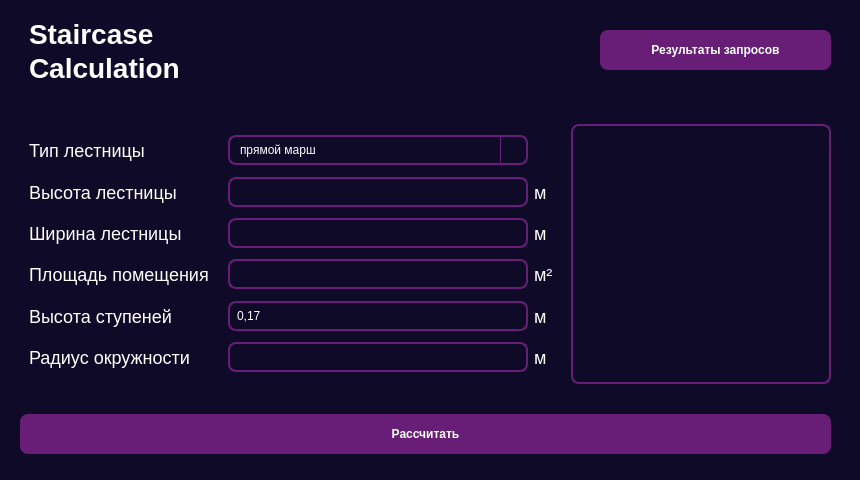
<?xml version="1.0" encoding="UTF-8"?>
<ui version="4.0">
 <class>MainWindow</class>
 <widget class="QMainWindow" name="MainWindow">
  <property name="geometry">
   <rect>
    <x>0</x>
    <y>0</y>
    <width>860</width>
    <height>480</height>
   </rect>
  </property>
  <property name="minimumSize">
   <size>
    <width>860</width>
    <height>480</height>
   </size>
  </property>
  <property name="maximumSize">
   <size>
    <width>860</width>
    <height>480</height>
   </size>
  </property>
  <property name="windowTitle">
   <string>Staircase Calculation</string>
  </property>
  <property name="styleSheet">
   <string notr="true">font: 16px &quot;Comic Sans MS&quot;;

color: white;

background-color: #100A29;</string>
  </property>
  <widget class="QWidget" name="centralwidget">
   <property name="styleSheet">
    <string notr="true"/>
   </property>
   <widget class="QWidget" name="layoutWidget">
    <property name="geometry">
     <rect>
      <x>20</x>
      <y>100</y>
      <width>811</width>
      <height>380</height>
     </rect>
    </property>
    <layout class="QVBoxLayout" name="verticalLayout_2">
     <item>
      <layout class="QHBoxLayout" name="horizontalLayout_5">
       <property name="spacing">
        <number>3</number>
       </property>
       <item>
        <widget class="QFrame" name="balance_frame">
         <property name="styleSheet">
          <string notr="true"/>
         </property>
         <layout class="QVBoxLayout" name="verticalLayout">
          <item>
           <layout class="QHBoxLayout" name="stair_type_frame">
            <item>
             <widget class="QLabel" name="stair_type_label">
              <property name="styleSheet">
               <string notr="true">font-size: 18px;
border: none;</string>
              </property>
              <property name="text">
               <string>Тип лестницы</string>
              </property>
             </widget>
            </item>
            <item>
             <widget class="QComboBox" name="stair_type">
              <property name="enabled">
               <bool>true</bool>
              </property>
              <property name="minimumSize">
               <size>
                <width>300</width>
                <height>0</height>
               </size>
              </property>
              <property name="maximumSize">
               <size>
                <width>300</width>
                <height>16777215</height>
               </size>
              </property>
              <property name="cursor">
               <cursorShape>PointingHandCursor</cursorShape>
              </property>
              <property name="styleSheet">
               <string notr="true">/* Основной стиль ComboBox */
QComboBox {
    border: 2px solid #681E76;
    border-radius: 8px;
    padding: 5px 25px 5px 10px;
    selection-background-color: #C33278;
    selection-color: white;
}

/* Область стрелки */
QComboBox::drop-down {
    subcontrol-origin: padding;
    subcontrol-position: right center;
    width: 25px;
    border-left: 1px solid #681E76;
}

/* Unicode-стрелка с сохранением оформления */
QComboBox::down-arrow {
    image: url(:/icon/arrow.png);
    width: 16px;
    height: 16px;
}

/* Состояние при фокусе */
QComboBox:focus {
    border-color: #C33278;
}

/* Выпадающий список */
QComboBox QAbstractItemView {
    border: 2px solid #681E76;
    selection-background-color: #C33278;
}</string>
              </property>
              <item>
               <property name="text">
                <string>прямой марш</string>
               </property>
              </item>
              <item>
               <property name="text">
                <string>два прямых маршей</string>
               </property>
              </item>
              <item>
               <property name="text">
                <string>угловая</string>
               </property>
              </item>
              <item>
               <property name="text">
                <string>винтовая</string>
               </property>
              </item>
              <item>
               <property name="text">
                <string>поворотная</string>
               </property>
              </item>
             </widget>
            </item>
            <item>
             <widget class="QLabel" name="label_10">
              <property name="maximumSize">
               <size>
                <width>25</width>
                <height>16777215</height>
               </size>
              </property>
              <property name="styleSheet">
               <string notr="true">font-size: 18px;
border: none;</string>
              </property>
              <property name="text">
               <string/>
              </property>
             </widget>
            </item>
           </layout>
          </item>
          <item>
           <layout class="QHBoxLayout" name="stair_w_frame">
            <item>
             <widget class="QLabel" name="stare_w_label">
              <property name="styleSheet">
               <string notr="true">font-size: 18px;
border: none;</string>
              </property>
              <property name="text">
               <string>Высота лестницы</string>
              </property>
             </widget>
            </item>
            <item>
             <widget class="QLineEdit" name="stair_w">
              <property name="maximumSize">
               <size>
                <width>300</width>
                <height>16777215</height>
               </size>
              </property>
              <property name="focusPolicy">
               <enum>Qt::StrongFocus</enum>
              </property>
              <property name="autoFillBackground">
               <bool>false</bool>
              </property>
              <property name="styleSheet">
               <string notr="true">QLineEdit {
    border: 2px solid #681E76;  /* Обычная граница */
    border-radius: 8px;
    padding: 5px;
}

QLineEdit:focus {
    border: 2px solid #C33278;  /* Граница при фокусе (синяя) */
}</string>
              </property>
             </widget>
            </item>
            <item>
             <widget class="QLabel" name="label_7">
              <property name="maximumSize">
               <size>
                <width>25</width>
                <height>16777215</height>
               </size>
              </property>
              <property name="styleSheet">
               <string notr="true">font-size: 18px;
border: none;</string>
              </property>
              <property name="text">
               <string>м</string>
              </property>
             </widget>
            </item>
           </layout>
          </item>
          <item>
           <layout class="QHBoxLayout" name="stair_h_frame">
            <item>
             <widget class="QLabel" name="stair_h_label">
              <property name="styleSheet">
               <string notr="true">font-size: 18px;
border: none;</string>
              </property>
              <property name="text">
               <string>Ширина лестницы</string>
              </property>
             </widget>
            </item>
            <item>
             <widget class="QLineEdit" name="stair_h">
              <property name="maximumSize">
               <size>
                <width>300</width>
                <height>16777215</height>
               </size>
              </property>
              <property name="styleSheet">
               <string notr="true">QLineEdit {
    border: 2px solid #681E76;  /* Обычная граница */
    border-radius: 8px;
    padding: 5px;
}

QLineEdit:focus {
    border: 2px solid #C33278;  /* Граница при фокусе (синяя) */
}</string>
              </property>
             </widget>
            </item>
            <item>
             <widget class="QLabel" name="label_8">
              <property name="maximumSize">
               <size>
                <width>25</width>
                <height>16777215</height>
               </size>
              </property>
              <property name="styleSheet">
               <string notr="true">font-size: 18px;
border: none;</string>
              </property>
              <property name="text">
               <string>м</string>
              </property>
             </widget>
            </item>
           </layout>
          </item>
          <item>
           <layout class="QHBoxLayout" name="area_frame">
            <item>
             <widget class="QLabel" name="area_frame_2">
              <property name="styleSheet">
               <string notr="true">font-size: 18px;
border: none;</string>
              </property>
              <property name="text">
               <string>Площадь помещения</string>
              </property>
             </widget>
            </item>
            <item>
             <widget class="QLineEdit" name="area">
              <property name="maximumSize">
               <size>
                <width>300</width>
                <height>16777215</height>
               </size>
              </property>
              <property name="styleSheet">
               <string notr="true">QLineEdit {
    border: 2px solid #681E76;  /* Обычная граница */
    border-radius: 8px;
    padding: 5px;
}

QLineEdit:focus {
    border: 2px solid #C33278;  /* Граница при фокусе (синяя) */
}</string>
              </property>
             </widget>
            </item>
            <item>
             <widget class="QLabel" name="label_9">
              <property name="maximumSize">
               <size>
                <width>25</width>
                <height>16777215</height>
               </size>
              </property>
              <property name="styleSheet">
               <string notr="true">font-size: 18px;
border: none;</string>
              </property>
              <property name="text">
               <string>м² </string>
              </property>
             </widget>
            </item>
           </layout>
          </item>
          <item>
           <layout class="QHBoxLayout" name="step_h_frame">
            <item>
             <widget class="QLabel" name="stap_h_label">
              <property name="styleSheet">
               <string notr="true">font-size: 18px;
border: none;</string>
              </property>
              <property name="text">
               <string>Высота ступеней</string>
              </property>
             </widget>
            </item>
            <item>
             <widget class="QLineEdit" name="step_h">
              <property name="maximumSize">
               <size>
                <width>300</width>
                <height>16777215</height>
               </size>
              </property>
              <property name="focusPolicy">
               <enum>Qt::StrongFocus</enum>
              </property>
              <property name="autoFillBackground">
               <bool>false</bool>
              </property>
              <property name="styleSheet">
               <string notr="true">QLineEdit {
    border: 2px solid #681E76;  /* Обычная граница */
    border-radius: 8px;
    padding: 5px;
}

QLineEdit:focus {
    border: 2px solid #C33278;  /* Граница при фокусе (синяя) */
}</string>
              </property>
              <property name="text">
               <string>0,17</string>
              </property>
             </widget>
            </item>
            <item>
             <widget class="QLabel" name="label_18">
              <property name="maximumSize">
               <size>
                <width>25</width>
                <height>16777215</height>
               </size>
              </property>
              <property name="styleSheet">
               <string notr="true">font-size: 18px;
border: none;</string>
              </property>
              <property name="text">
               <string>м</string>
              </property>
             </widget>
            </item>
           </layout>
          </item>
          <item>
           <layout class="QHBoxLayout" name="radius_angle_frame">
            <item>
             <widget class="QLabel" name="radius_angle_label">
              <property name="styleSheet">
               <string notr="true">font-size: 18px;
border: none;</string>
              </property>
              <property name="text">
               <string>Радиус окружности</string>
              </property>
             </widget>
            </item>
            <item>
             <widget class="QLineEdit" name="radius_angle">
              <property name="maximumSize">
               <size>
                <width>300</width>
                <height>16777215</height>
               </size>
              </property>
              <property name="focusPolicy">
               <enum>Qt::StrongFocus</enum>
              </property>
              <property name="autoFillBackground">
               <bool>false</bool>
              </property>
              <property name="styleSheet">
               <string notr="true">QLineEdit {
    border: 2px solid #681E76;  /* Обычная граница */
    border-radius: 8px;
    padding: 5px;
}

QLineEdit:focus {
    border: 2px solid #C33278;  /* Граница при фокусе (синяя) */
}</string>
              </property>
              <property name="text">
               <string/>
              </property>
             </widget>
            </item>
            <item>
             <widget class="QLabel" name="label_22">
              <property name="maximumSize">
               <size>
                <width>25</width>
                <height>16777215</height>
               </size>
              </property>
              <property name="styleSheet">
               <string notr="true">font-size: 18px;
border: none;</string>
              </property>
              <property name="text">
               <string>м</string>
              </property>
             </widget>
            </item>
           </layout>
          </item>
         </layout>
        </widget>
       </item>
       <item>
        <widget class="QLabel" name="image">
         <property name="minimumSize">
          <size>
           <width>260</width>
           <height>260</height>
          </size>
         </property>
         <property name="maximumSize">
          <size>
           <width>260</width>
           <height>260</height>
          </size>
         </property>
         <property name="styleSheet">
          <string notr="true">border: 2px solid #681E76;
border-radius: 8px;
overflow: hidden;</string>
         </property>
         <property name="text">
          <string>&lt;image&gt;</string>
         </property>
        </widget>
       </item>
      </layout>
     </item>
     <item>
      <widget class="QPushButton" name="pushButton">
       <property name="minimumSize">
        <size>
         <width>0</width>
         <height>40</height>
        </size>
       </property>
       <property name="maximumSize">
        <size>
         <width>16777202</width>
         <height>16777215</height>
        </size>
       </property>
       <property name="cursor">
        <cursorShape>PointingHandCursor</cursorShape>
       </property>
       <property name="acceptDrops">
        <bool>false</bool>
       </property>
       <property name="styleSheet">
        <string notr="true">QPushButton {
	font-weight: 700;
    background-color: #681E76;  /* Ваш цвет из дизайна */
    color: white;
    border: none;
    border-radius: 8px;
    padding: 8px 16px;
}

QPushButton:hover {
    background-color: #C33278;
}

</string>
       </property>
       <property name="text">
        <string>Рассчитать</string>
       </property>
       <property name="icon">
        <iconset resource="icons.qrc">
         <normaloff>:/icon/calc.png</normaloff>:/icon/calc.png</iconset>
       </property>
       <property name="iconSize">
        <size>
         <width>25</width>
         <height>25</height>
        </size>
       </property>
      </widget>
     </item>
    </layout>
   </widget>
   <widget class="QFrame" name="Title">
    <property name="geometry">
     <rect>
      <x>20</x>
      <y>10</y>
      <width>225</width>
      <height>81</height>
     </rect>
    </property>
    <property name="styleSheet">
     <string notr="true">font-weight:700;
font-size:28px;</string>
    </property>
    <layout class="QVBoxLayout" name="verticalLayout_3">
     <item>
      <widget class="QLabel" name="label_5">
       <property name="styleSheet">
        <string notr="true"/>
       </property>
       <property name="text">
        <string>Staircase </string>
       </property>
      </widget>
     </item>
     <item>
      <widget class="QLabel" name="label_6">
       <property name="styleSheet">
        <string notr="true"/>
       </property>
       <property name="text">
        <string>Calculation</string>
       </property>
      </widget>
     </item>
    </layout>
   </widget>
   <widget class="QPushButton" name="btn_results">
    <property name="geometry">
     <rect>
      <x>600</x>
      <y>30</y>
      <width>231</width>
      <height>40</height>
     </rect>
    </property>
    <property name="minimumSize">
     <size>
      <width>0</width>
      <height>40</height>
     </size>
    </property>
    <property name="cursor">
     <cursorShape>PointingHandCursor</cursorShape>
    </property>
    <property name="acceptDrops">
     <bool>false</bool>
    </property>
    <property name="styleSheet">
     <string notr="true">QPushButton {
	font-weight: 700;
    background-color: #681E76;  /* Ваш цвет из дизайна */
    color: white;
    border: none;
    border-radius: 8px;
    padding: 8px 16px;
}

QPushButton:hover {
    background-color: #C33278;
}

</string>
    </property>
    <property name="text">
     <string>Результаты запросов</string>
    </property>
    <property name="icon">
     <iconset resource="icons.qrc">
      <normaloff>:/icon/clock.png</normaloff>:/icon/clock.png</iconset>
    </property>
    <property name="iconSize">
     <size>
      <width>25</width>
      <height>25</height>
     </size>
    </property>
   </widget>
  </widget>
 </widget>
 <resources>
  <include location="icons.qrc"/>
 </resources>
 <connections/>
</ui>
